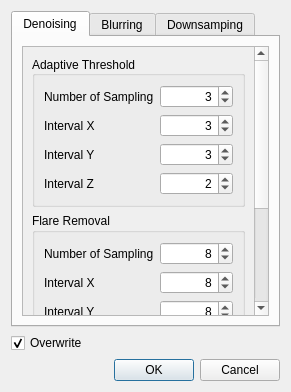
<?xml version="1.0" encoding="UTF-8"?>
<ui version="4.0">
 <class>IntegratedFilterDialog</class>
 <widget class="QDialog" name="IntegratedFilterDialog">
  <property name="geometry">
   <rect>
    <x>0</x>
    <y>0</y>
    <width>291</width>
    <height>392</height>
   </rect>
  </property>
  <property name="windowTitle">
   <string>Dialog</string>
  </property>
  <layout class="QVBoxLayout" name="verticalLayout_3">
   <item>
    <widget class="QTabWidget" name="tabWidget">
     <property name="currentIndex">
      <number>0</number>
     </property>
     <widget class="QWidget" name="denoise">
      <attribute name="title">
       <string>Denoising</string>
      </attribute>
      <layout class="QVBoxLayout" name="verticalLayout">
       <item>
        <widget class="QScrollArea" name="scrollArea">
         <property name="widgetResizable">
          <bool>true</bool>
         </property>
         <widget class="QWidget" name="scrollAreaWidgetContents">
          <property name="geometry">
           <rect>
            <x>0</x>
            <y>0</y>
            <width>235</width>
            <height>452</height>
           </rect>
          </property>
          <layout class="QVBoxLayout" name="verticalLayout_2">
           <item>
            <widget class="QGroupBox" name="groupBox">
             <property name="acceptDrops">
              <bool>false</bool>
             </property>
             <property name="title">
              <string>Adaptive Threshold</string>
             </property>
             <property name="alignment">
              <set>Qt::AlignLeading|Qt::AlignLeft|Qt::AlignVCenter</set>
             </property>
             <property name="flat">
              <bool>false</bool>
             </property>
             <property name="checkable">
              <bool>false</bool>
             </property>
             <layout class="QFormLayout" name="formLayout_2">
              <item row="0" column="0">
               <widget class="QLabel" name="label_4">
                <property name="text">
                 <string>Number of Sampling</string>
                </property>
               </widget>
              </item>
              <item row="0" column="1">
               <widget class="QSpinBox" name="sb_at_n">
                <property name="alignment">
                 <set>Qt::AlignRight|Qt::AlignTrailing|Qt::AlignVCenter</set>
                </property>
                <property name="minimum">
                 <number>1</number>
                </property>
                <property name="value">
                 <number>3</number>
                </property>
               </widget>
              </item>
              <item row="1" column="0">
               <widget class="QLabel" name="label_5">
                <property name="text">
                 <string>Interval X</string>
                </property>
               </widget>
              </item>
              <item row="1" column="1">
               <widget class="QSpinBox" name="sb_at_x">
                <property name="alignment">
                 <set>Qt::AlignRight|Qt::AlignTrailing|Qt::AlignVCenter</set>
                </property>
                <property name="minimum">
                 <number>1</number>
                </property>
                <property name="value">
                 <number>3</number>
                </property>
               </widget>
              </item>
              <item row="2" column="0">
               <widget class="QLabel" name="label_6">
                <property name="text">
                 <string>Interval Y</string>
                </property>
               </widget>
              </item>
              <item row="2" column="1">
               <widget class="QSpinBox" name="sb_at_y">
                <property name="alignment">
                 <set>Qt::AlignRight|Qt::AlignTrailing|Qt::AlignVCenter</set>
                </property>
                <property name="minimum">
                 <number>1</number>
                </property>
                <property name="value">
                 <number>3</number>
                </property>
               </widget>
              </item>
              <item row="3" column="0">
               <widget class="QLabel" name="label_7">
                <property name="text">
                 <string>Interval Z</string>
                </property>
               </widget>
              </item>
              <item row="3" column="1">
               <widget class="QSpinBox" name="sb_at_z">
                <property name="alignment">
                 <set>Qt::AlignRight|Qt::AlignTrailing|Qt::AlignVCenter</set>
                </property>
                <property name="minimum">
                 <number>1</number>
                </property>
                <property name="value">
                 <number>2</number>
                </property>
               </widget>
              </item>
             </layout>
            </widget>
           </item>
           <item>
            <widget class="QGroupBox" name="groupBox_2">
             <property name="title">
              <string>Flare Removal</string>
             </property>
             <layout class="QFormLayout" name="formLayout_3">
              <item row="0" column="0">
               <widget class="QLabel" name="label_8">
                <property name="text">
                 <string>Number of Sampling</string>
                </property>
               </widget>
              </item>
              <item row="0" column="1">
               <widget class="QSpinBox" name="sb_fr_n">
                <property name="alignment">
                 <set>Qt::AlignRight|Qt::AlignTrailing|Qt::AlignVCenter</set>
                </property>
                <property name="minimum">
                 <number>1</number>
                </property>
                <property name="value">
                 <number>8</number>
                </property>
               </widget>
              </item>
              <item row="1" column="0">
               <widget class="QLabel" name="label_12">
                <property name="text">
                 <string>Interval X</string>
                </property>
               </widget>
              </item>
              <item row="1" column="1">
               <widget class="QSpinBox" name="sb_fr_x">
                <property name="alignment">
                 <set>Qt::AlignRight|Qt::AlignTrailing|Qt::AlignVCenter</set>
                </property>
                <property name="minimum">
                 <number>1</number>
                </property>
                <property name="value">
                 <number>8</number>
                </property>
               </widget>
              </item>
              <item row="2" column="0">
               <widget class="QLabel" name="label_9">
                <property name="text">
                 <string>Interval Y</string>
                </property>
               </widget>
              </item>
              <item row="2" column="1">
               <widget class="QSpinBox" name="sb_fr_y">
                <property name="alignment">
                 <set>Qt::AlignRight|Qt::AlignTrailing|Qt::AlignVCenter</set>
                </property>
                <property name="minimum">
                 <number>1</number>
                </property>
                <property name="value">
                 <number>8</number>
                </property>
               </widget>
              </item>
              <item row="3" column="0">
               <widget class="QLabel" name="label_11">
                <property name="text">
                 <string>Interval Z</string>
                </property>
               </widget>
              </item>
              <item row="3" column="1">
               <widget class="QSpinBox" name="sb_fr_z">
                <property name="alignment">
                 <set>Qt::AlignRight|Qt::AlignTrailing|Qt::AlignVCenter</set>
                </property>
                <property name="minimum">
                 <number>1</number>
                </property>
                <property name="value">
                 <number>2</number>
                </property>
               </widget>
              </item>
              <item row="4" column="0">
               <widget class="QLabel" name="label_10">
                <property name="text">
                 <string>Flare Weight</string>
                </property>
               </widget>
              </item>
              <item row="4" column="1">
               <widget class="QDoubleSpinBox" name="sb_fr_w">
                <property name="alignment">
                 <set>Qt::AlignRight|Qt::AlignTrailing|Qt::AlignVCenter</set>
                </property>
                <property name="maximum">
                 <double>1.000000000000000</double>
                </property>
                <property name="singleStep">
                 <double>0.010000000000000</double>
                </property>
                <property name="value">
                 <double>0.020000000000000</double>
                </property>
               </widget>
              </item>
              <item row="5" column="0">
               <widget class="QLabel" name="label_13">
                <property name="text">
                 <string>Attenuation Depth</string>
                </property>
               </widget>
              </item>
              <item row="5" column="1">
               <widget class="QDoubleSpinBox" name="sb_fr_d">
                <property name="alignment">
                 <set>Qt::AlignRight|Qt::AlignTrailing|Qt::AlignVCenter</set>
                </property>
                <property name="minimum">
                 <double>1.000000000000000</double>
                </property>
                <property name="value">
                 <double>4.000000000000000</double>
                </property>
               </widget>
              </item>
              <item row="6" column="0" colspan="2">
               <widget class="QCheckBox" name="fr_x">
                <property name="text">
                 <string>Flare Removal Along X</string>
                </property>
                <property name="checked">
                 <bool>true</bool>
                </property>
                <property name="autoRepeat">
                 <bool>false</bool>
                </property>
               </widget>
              </item>
              <item row="7" column="0" colspan="2">
               <widget class="QCheckBox" name="fr_y">
                <property name="text">
                 <string>Flare Removal Along Y</string>
                </property>
                <property name="checked">
                 <bool>true</bool>
                </property>
               </widget>
              </item>
             </layout>
            </widget>
           </item>
          </layout>
         </widget>
        </widget>
       </item>
      </layout>
     </widget>
     <widget class="QWidget" name="blur">
      <attribute name="title">
       <string>Blurring</string>
      </attribute>
      <layout class="QFormLayout" name="formLayout">
       <item row="0" column="0">
        <widget class="QLabel" name="label">
         <property name="text">
          <string>Sigma X</string>
         </property>
        </widget>
       </item>
       <item row="0" column="1">
        <widget class="QDoubleSpinBox" name="sbx">
         <property name="alignment">
          <set>Qt::AlignRight|Qt::AlignTrailing|Qt::AlignVCenter</set>
         </property>
         <property name="value">
          <double>1.000000000000000</double>
         </property>
        </widget>
       </item>
       <item row="1" column="0">
        <widget class="QLabel" name="label_2">
         <property name="text">
          <string>Sigma Y</string>
         </property>
        </widget>
       </item>
       <item row="1" column="1">
        <widget class="QDoubleSpinBox" name="sby">
         <property name="alignment">
          <set>Qt::AlignRight|Qt::AlignTrailing|Qt::AlignVCenter</set>
         </property>
         <property name="value">
          <double>1.000000000000000</double>
         </property>
        </widget>
       </item>
       <item row="2" column="0">
        <widget class="QLabel" name="label_3">
         <property name="text">
          <string>Sigma Z</string>
         </property>
        </widget>
       </item>
       <item row="2" column="1">
        <widget class="QDoubleSpinBox" name="sbz">
         <property name="alignment">
          <set>Qt::AlignRight|Qt::AlignTrailing|Qt::AlignVCenter</set>
         </property>
         <property name="value">
          <double>1.000000000000000</double>
         </property>
        </widget>
       </item>
      </layout>
     </widget>
     <widget class="QWidget" name="downsample">
      <attribute name="title">
       <string>Downsamping</string>
      </attribute>
      <layout class="QFormLayout" name="formLayout_4">
       <item row="0" column="0">
        <widget class="QLabel" name="label_14">
         <property name="text">
          <string>Scale X</string>
         </property>
        </widget>
       </item>
       <item row="0" column="1">
        <widget class="QDoubleSpinBox" name="sbx_2">
         <property name="alignment">
          <set>Qt::AlignRight|Qt::AlignTrailing|Qt::AlignVCenter</set>
         </property>
         <property name="minimum">
          <double>1.000000000000000</double>
         </property>
         <property name="value">
          <double>4.000000000000000</double>
         </property>
        </widget>
       </item>
       <item row="1" column="0">
        <widget class="QLabel" name="label_15">
         <property name="text">
          <string>Scale Y</string>
         </property>
        </widget>
       </item>
       <item row="1" column="1">
        <widget class="QDoubleSpinBox" name="sby_2">
         <property name="alignment">
          <set>Qt::AlignRight|Qt::AlignTrailing|Qt::AlignVCenter</set>
         </property>
         <property name="minimum">
          <double>1.000000000000000</double>
         </property>
         <property name="value">
          <double>4.000000000000000</double>
         </property>
        </widget>
       </item>
       <item row="2" column="0">
        <widget class="QLabel" name="label_16">
         <property name="text">
          <string>Scale Z</string>
         </property>
        </widget>
       </item>
       <item row="2" column="1">
        <widget class="QDoubleSpinBox" name="sbz_2">
         <property name="alignment">
          <set>Qt::AlignRight|Qt::AlignTrailing|Qt::AlignVCenter</set>
         </property>
         <property name="minimum">
          <double>1.000000000000000</double>
         </property>
         <property name="value">
          <double>1.000000000000000</double>
         </property>
        </widget>
       </item>
      </layout>
     </widget>
    </widget>
   </item>
   <item>
    <widget class="QCheckBox" name="over">
     <property name="text">
      <string>Overwrite</string>
     </property>
     <property name="checked">
      <bool>true</bool>
     </property>
     <property name="tristate">
      <bool>false</bool>
     </property>
    </widget>
   </item>
   <item>
    <widget class="QDialogButtonBox" name="buttonBox">
     <property name="orientation">
      <enum>Qt::Horizontal</enum>
     </property>
     <property name="standardButtons">
      <set>QDialogButtonBox::Cancel|QDialogButtonBox::Ok</set>
     </property>
    </widget>
   </item>
  </layout>
 </widget>
 <resources/>
 <connections>
  <connection>
   <sender>buttonBox</sender>
   <signal>accepted()</signal>
   <receiver>IntegratedFilterDialog</receiver>
   <slot>accept()</slot>
   <hints>
    <hint type="sourcelabel">
     <x>248</x>
     <y>254</y>
    </hint>
    <hint type="destinationlabel">
     <x>157</x>
     <y>274</y>
    </hint>
   </hints>
  </connection>
  <connection>
   <sender>buttonBox</sender>
   <signal>rejected()</signal>
   <receiver>IntegratedFilterDialog</receiver>
   <slot>reject()</slot>
   <hints>
    <hint type="sourcelabel">
     <x>316</x>
     <y>260</y>
    </hint>
    <hint type="destinationlabel">
     <x>286</x>
     <y>274</y>
    </hint>
   </hints>
  </connection>
 </connections>
</ui>
